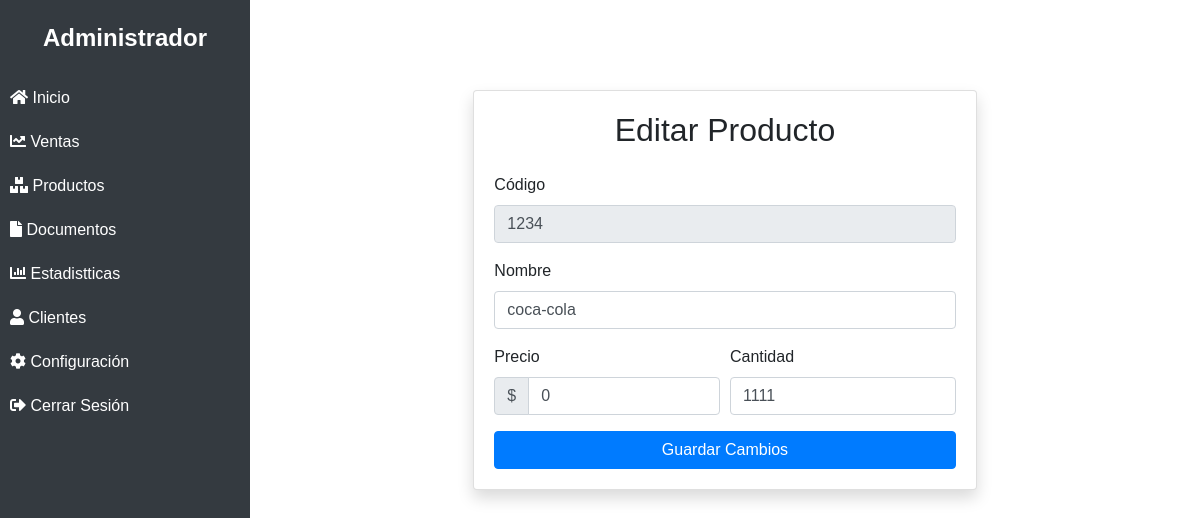
The app's page /productos/editar/1234/ with its own data.
### tienda/models.py (models this page shows, shortened)
class Producto(models.Model):
    codigo = models.CharField(primary_key=True, max_length=20)
    nombre = models.CharField(max_length=50)
    cantidad = models.PositiveSmallIntegerField()
    precio = models.IntegerField(default=0)

### tienda/views.py (the view)
# urls.py: path('productos/editar/<str:codigo>/', editar_producto, name='editar_producto'),
def editar_producto(request, codigo):
    producto = get_object_or_404(Producto, codigo=codigo)
    if request.method == 'POST':
        form = ProductoForm(request.POST, instance=producto)
        if form.is_valid():
            form.save()
            messages.success(request, 'Producto actualizado con éxito')
            return redirect('index.html')  # Asegúrate de que esta URL está correctamente configurada
    else:
        form = ProductoForm(instance=producto)
    return render(request, 'productos/editar.html', {'form': form, 'producto': producto})

### tienda/forms.py
class ProductoForm(forms.ModelForm):
    class Meta:
        model = Producto
        fields = ['codigo', 'nombre', 'cantidad', 'precio']

### tienda/templates/productos/editar.html (shortened to what this page needs)
{% extends "base.html" %}
{% block body %}
    <div class="container">
        <div class="row justify-content-center">
            <div class="col-md-8">
                <div class="card shadow">
                    <div class="card-body">
                        <h2 class="card-title text-center mb-4">Editar Producto</h2>
                        <form action="{% url 'editar_producto' producto.codigo %}" method="POST">
                            <div class="form-group">
                                <label for="id_codigo">Código</label>
                                <input type="text" id="id_codigo" name="codigo" class="form-control" value="{{ producto.codigo }}" readonly>
                            </div>
                            <div class="form-group">
                                <label for="id_nombre">Nombre</label>
                                <input type="text" id="id_nombre" name="nombre" class="form-control" value="{{ producto.nombre }}" required>
                            </div>
                            <div class="form-row">
                                <div class="col">
                                    <div class="form-group">
                                        <label for="id_precio">Precio</label>
                                        <div class="input-group">
                                            <div class="input-group-prepend">
                                                <span class="input-group-text">$</span>
                                            </div>
                                            <input type="number" id="id_precio" name="precio" class="form-control" min="0" value="{{ producto.precio }}" required>
                                        </div>
                                    </div>
                                </div>
                                <div class="col">
                                    <div class="form-group">
                                        <label for="id_cantidad">Cantidad</label>
                                        <input type="number" id="id_cantidad" name="cantidad" class="form-control" min="1" value="{{ producto.cantidad }}" required>
                                    </div>
                                </div>
                            </div>
                            <button type="submit" class="btn btn-primary btn-block">Guardar Cambios</button>
                        </form>
                    </div>
                </div>
            </div>
        </div>
    </div>
{% endblock %}

### tienda/static/css/style.css (style rules this page uses)
body { font-family: Arial, sans-serif; }
.container { margin: 50px auto; max-width: 800px; }
.card-body { padding: 20px; }
.card { margin-top: 20px; box-shadow: 0 4px 8px rgba(0, 0, 0, 0.1); }

### records on screen
Producto: codigo "1234", nombre "coca-cola", precio "0", cantidad "1111"
